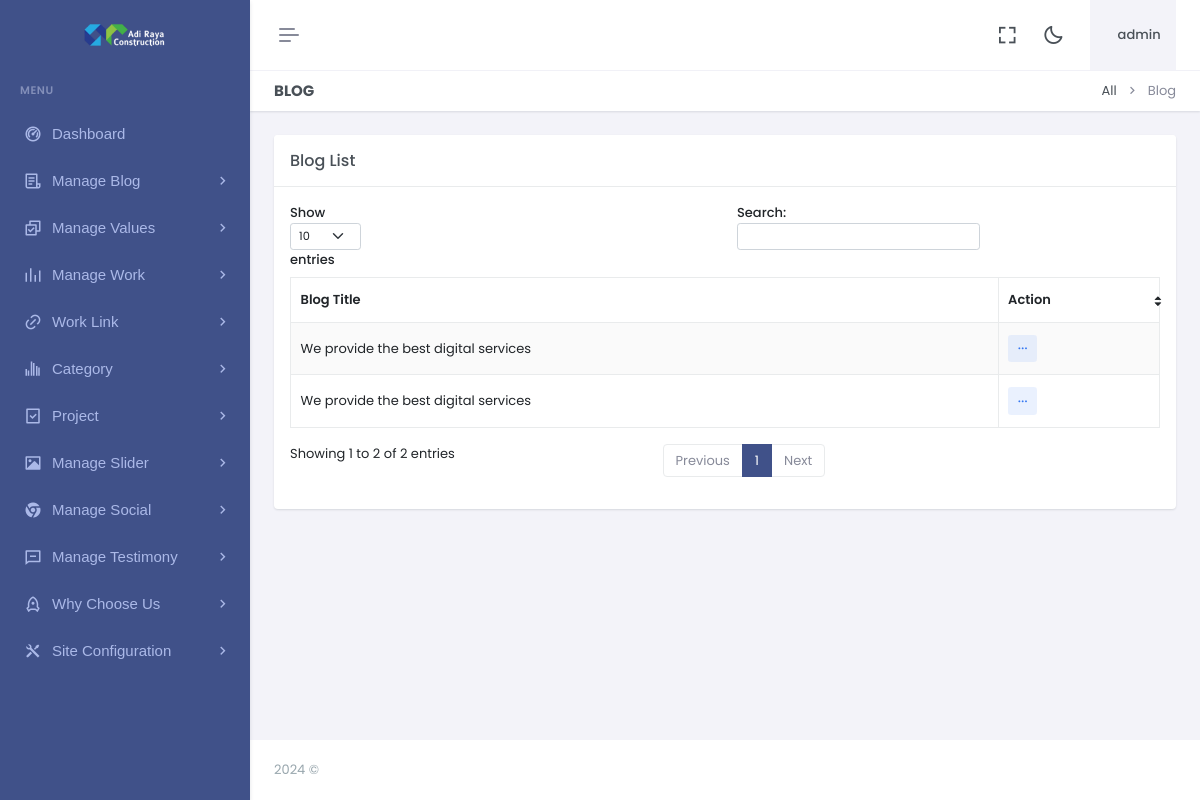
The app's page /dashboard/bloglist.php (signed in), older data.
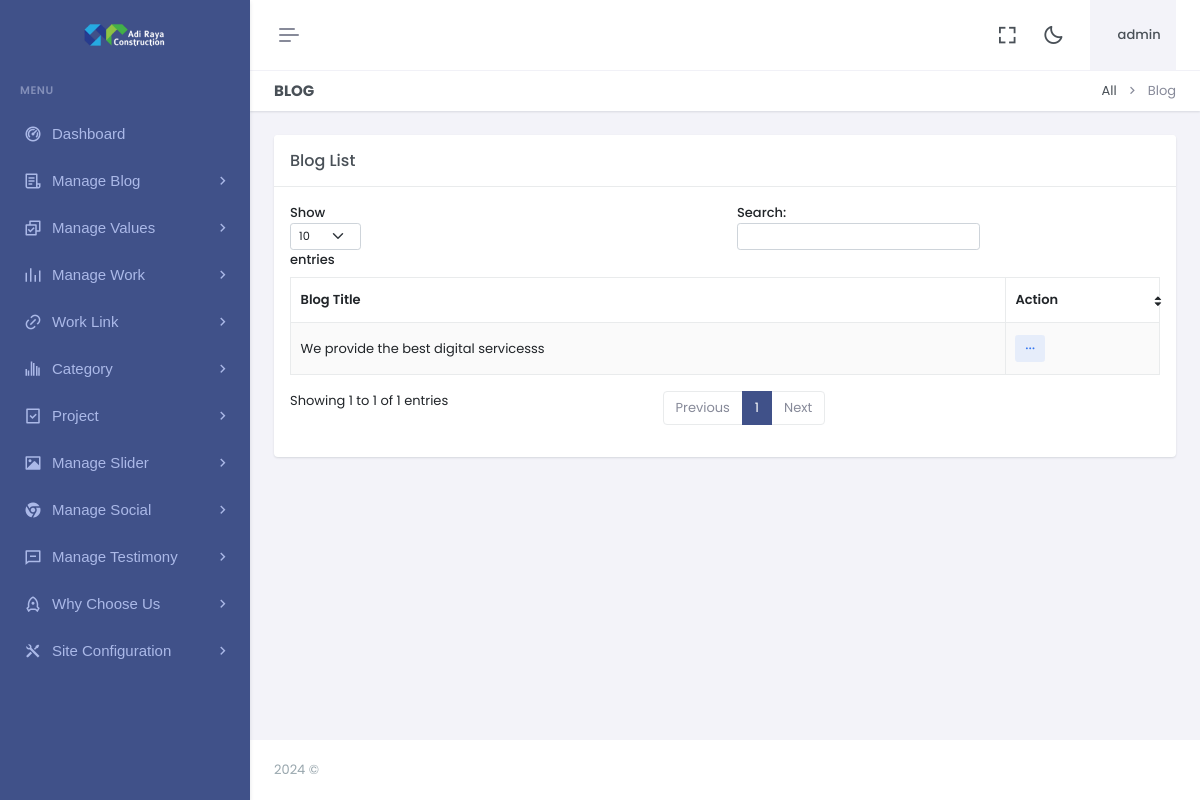
The same page, newer data.
### tables this page shows
CREATE TABLE `blog` (
  `id` int(11) NOT NULL,
  `blog_title` varchar(300) NOT NULL,
  `blog_desc` varchar(300) NOT NULL,
  `blog_detail` varchar(2000) NOT NULL,
  `ufile` varchar(1000) NOT NULL,
  `updated_at` timestamp NOT NULL DEFAULT current_timestamp() ON UPDATE current_timestamp()
);

### dashboard/bloglist.php (the view)
<?php include"header.php";?>
<?php include"sidebar.php";?>
<div class="main-content">
 <div class="page-content">
       <div class="container-fluid">
                    <div class="row">
                        <div class="col-12">
                            <div class="page-title-box d-sm-flex align-items-center justify-content-between">
                                <h4 class="mb-sm-0">Blog</h4>
                                <div class="page-title-right">
                                    <ol class="breadcrumb m-0">
                                        <li class="breadcrumb-item"><a href="javascript: void(0);">All</a></li>
                                        <li class="breadcrumb-item active">Blog</li>
                                    </ol>
                                </div>
                            </div>
                        </div>
                    </div>
                    <div class="row">
                        <div class="col-lg-12">
                            <div class="card">
                                <div class="card-header">
                                    <h5 class="card-title mb-0">Blog List</h5>
                                </div>
                                <div class="card-body">
                                    <table id="example" class="table table-bordered dt-responsive nowrap table-striped align-middle" style="width:100%">
                                        <thead>
                                            <tr>
                                                <th data-ordering="false">Blog Title</th>
                                                <th>Action</th>
                                            </tr>
                                        </thead>
                                        <tbody>
                                        <?php
				   $q="SELECT * FROM  blog ORDER BY id DESC";
 $r123 = mysqli_query($con,$q);
while($ro = mysqli_fetch_array($r123))
{
	$id="$ro[id]";
	$blog_title="$ro[blog_title]";
  print "<tr>
				  <td>
				  $blog_title
				  </td>
          <td>
                                                    <div class='dropdown d-inline-block'>
                                                        <button class='btn btn-soft-secondary btn-sm dropdown' type='button' data-bs-toggle='dropdown' aria-expanded='false'>
                                                            <i class='ri-more-fill align-middle'></i>
                                                        </button>
                                                        <ul class='dropdown-menu dropdown-menu-end'>
                                                            <li><a href='editblog.php?id=$id' class='dropdown-item edit-item-btn'><i class='ri-pencil-fill align-bottom me-2 text-muted'></i> Edit</a></li>
                                                            <li>
                                                                <a href='deleteblog.php?id=$id' class='dropdown-item remove-item-btn'>
                                                                    <i class='ri-delete-bin-fill align-bottom me-2 text-muted'></i> Delete
                                                                </a>
                                                            </li>
                                                        </ul>
                                                    </div>
                                                </td>
				  </tr>";
  }
  ?>
                                        </tbody>
                                    </table>
                                </div>
                            </div>
                        </div>
                    </div>
                </div>
            </div>
            <?php include"footer.php";?>

Row changes from the older to the newer data that the page shows:
removed blog: blog_title "We provide the best digital services"
changed blog: blog_title "We provide the best digital services" → "We provide the best digital servicesss"
Text that changed along with them:
text written by a page script: "Show entries Search: Showing 1 to 2 of 2 entries Previous 1 Next" → "Show entries Search: Showing 1 to 1 of 1 entries Previous 1 Next"
